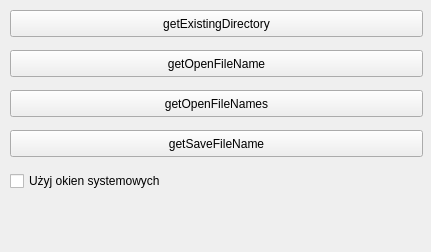
<ui version="4.0" >
 <class>Form</class>
 <widget class="QWidget" name="Form" >
  <property name="geometry" >
   <rect>
    <x>0</x>
    <y>0</y>
    <width>431</width>
    <height>252</height>
   </rect>
  </property>
  <property name="windowTitle" >
   <string>Okna obsługi plików i folderów</string>
  </property>
  <property name="windowIcon" >
   <iconset resource="mywindow.qrc" >:/images/qt.png</iconset>
  </property>
  <widget class="QPushButton" name="pushButton_1" >
   <property name="geometry" >
    <rect>
     <x>10</x>
     <y>10</y>
     <width>413</width>
     <height>27</height>
    </rect>
   </property>
   <property name="text" >
    <string>getExistingDirectory</string>
   </property>
  </widget>
  <widget class="QPushButton" name="pushButton_2" >
   <property name="geometry" >
    <rect>
     <x>10</x>
     <y>50</y>
     <width>413</width>
     <height>27</height>
    </rect>
   </property>
   <property name="text" >
    <string>getOpenFileName</string>
   </property>
  </widget>
  <widget class="QPushButton" name="pushButton_3" >
   <property name="geometry" >
    <rect>
     <x>10</x>
     <y>90</y>
     <width>413</width>
     <height>27</height>
    </rect>
   </property>
   <property name="text" >
    <string>getOpenFileNames</string>
   </property>
  </widget>
  <widget class="QPushButton" name="pushButton_4" >
   <property name="geometry" >
    <rect>
     <x>10</x>
     <y>130</y>
     <width>413</width>
     <height>27</height>
    </rect>
   </property>
   <property name="text" >
    <string>getSaveFileName</string>
   </property>
  </widget>
  <widget class="QLabel" name="label_1" >
   <property name="geometry" >
    <rect>
     <x>10</x>
     <y>200</y>
     <width>411</width>
     <height>18</height>
    </rect>
   </property>
   <property name="text" >
    <string/>
   </property>
  </widget>
  <widget class="QLabel" name="label_2" >
   <property name="geometry" >
    <rect>
     <x>10</x>
     <y>220</y>
     <width>411</width>
     <height>18</height>
    </rect>
   </property>
   <property name="text" >
    <string/>
   </property>
  </widget>
  <widget class="QCheckBox" name="checkBox" >
   <property name="geometry" >
    <rect>
     <x>10</x>
     <y>170</y>
     <width>161</width>
     <height>22</height>
    </rect>
   </property>
   <property name="text" >
    <string>Użyj okien systemowych</string>
   </property>
  </widget>
 </widget>
 <resources>
  <include location="mywindow.qrc" />
 </resources>
 <connections/>
 <designerdata>
  <property name="gridDeltaX" >
   <number>10</number>
  </property>
  <property name="gridDeltaY" >
   <number>10</number>
  </property>
  <property name="gridSnapX" >
   <bool>true</bool>
  </property>
  <property name="gridSnapY" >
   <bool>true</bool>
  </property>
  <property name="gridVisible" >
   <bool>true</bool>
  </property>
 </designerdata>
</ui>
